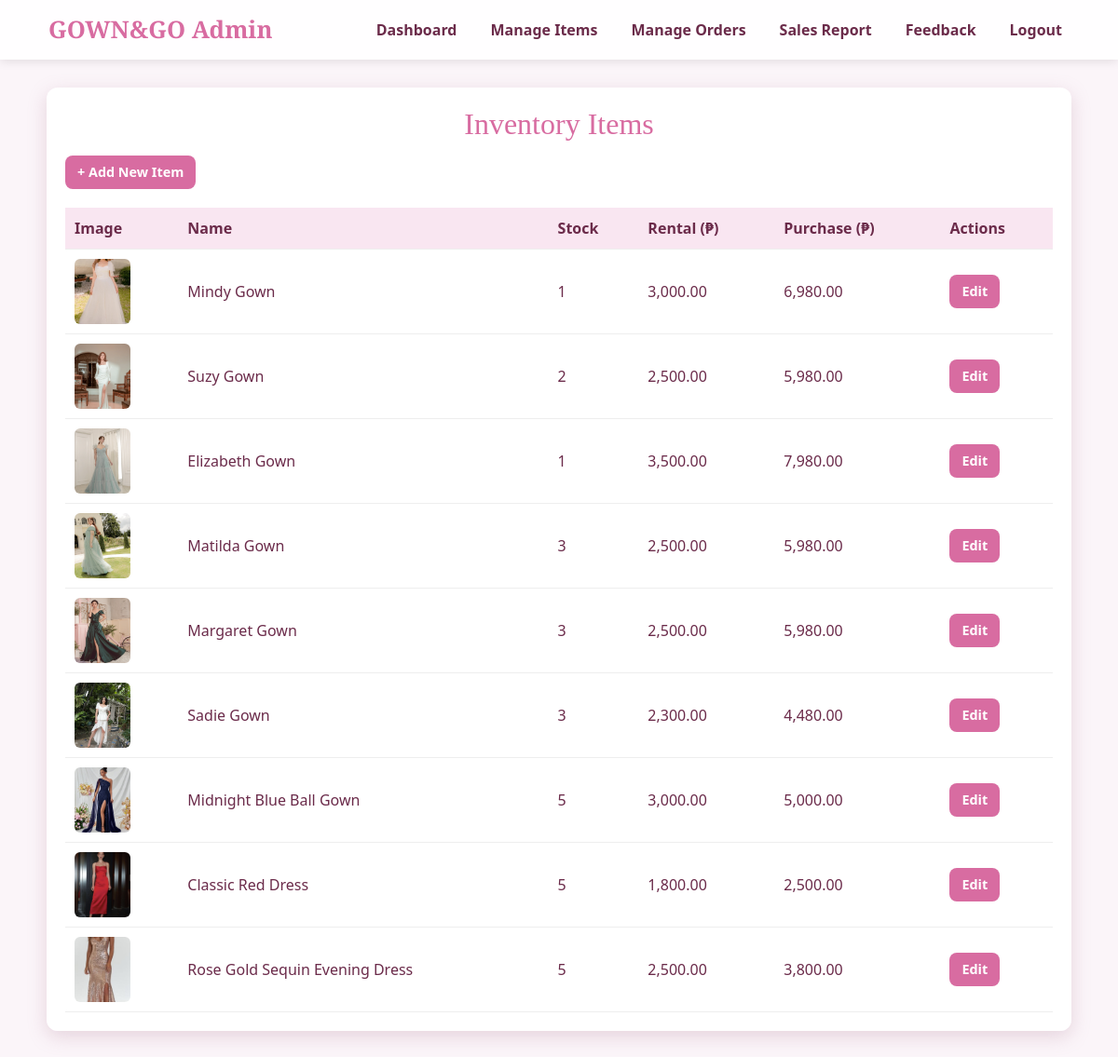
Screenshot of /gown_and_go/admin/items.php (signed in) with the database file from the repository.
### tables this page shows
CREATE TABLE `items` (
  `item_id` int(11) NOT NULL,
  `name` varchar(255) NOT NULL,
  `description` text DEFAULT NULL,
  `rental_price` decimal(10,2) NOT NULL,
  `purchase_price` decimal(10,2) NOT NULL,
  `status` enum('Available','Out of Stock','Rented') NOT NULL DEFAULT 'Available',
  `stock` int(11) NOT NULL DEFAULT 0,
  `image` varchar(255) DEFAULT NULL,
  `created_at` datetime DEFAULT current_timestamp()
);

### gown_and_go/admin/items.php (the view, shortened to what this page needs)
<?php
include '../config.php';
$items = [];
$res = $conn->query("SELECT * FROM items ORDER BY created_at DESC");
if ($res) {
    while ($row = $res->fetch_assoc()) {
        $items[] = $row;
    }
}
?>
<!DOCTYPE html>
<html lang="en">
<head>
  <link rel="stylesheet" href="https://cdn.jsdelivr.net/npm/bootstrap@5.3.8/dist/css/bootstrap.min.css">
  <link rel="stylesheet" href="inclusion/stylesheet.css">
</head>
<body>
  <?php include 'inclusion/nav.php'; ?>
  <main class="main-container">
    <h2>Inventory Items</h2>
    <a href="add_item.php" class="btn">+ Add New Item</a>
    <?php if (empty($items)): ?>
      <p>No items found.</p>
    <?php else: ?>
      <table>
        <thead>
          <tr>
            <th>Image</th>
            <th>Name</th>
            <th>Stock</th>
            <th>Rental (₱)</th>
            <th>Purchase (₱)</th>
            <th>Actions</th>
          </tr>
        </thead>
        <tbody>
          <?php foreach ($items as $it): ?>
            <tr>
              <td>
                <?php
                  $img = !empty($it['image'])
                      ? "../uploads/" . $it['image']
                      : "https://via.placeholder.com/60x70?text=No+Image";
                ?>
                <img class="thumb" src="<?php echo $img; ?>" alt="">
              </td>
              <td><?php echo htmlspecialchars($it['name']); ?></td>
              <td><?php echo (int)$it['stock']; ?></td>
              <td><?php echo number_format($it['rental_price'], 2); ?></td>
              <td><?php echo number_format($it['purchase_price'], 2); ?></td>
              <td>
                <a class="btn" href="edit_item.php?id=<?php echo $it['item_id']; ?>">Edit</a>
              </td>
            </tr>
          <?php endforeach; ?>
        </tbody>
      </table>
    <?php endif; ?>
  </main>
</body>
</html>

### gown_and_go/admin/inclusion/stylesheet.css (style rules this page uses)
* { box-sizing: border-box; }
body { margin: 0; font-family: 'Segoe UI', sans-serif; background: url('https://i.pinimg.com/1200x/63/01/8a/63018a11c5ad770ed2eec2d2587cea74.jpg') no-repeat center fixed; background-size: cover; color: #6b2b4a; }
body::before { content: ""; position: fixed; inset: 0; background: rgba(245,230,240,0.4); z-index: -1; }
.main-container { max-width: 1100px; margin: 30px auto 50px; padding: 20px; background: rgba(255,255,255,0.94); border-radius: 12px; box-shadow: 0 6px 20px rgba(183, 134, 154, 0.3); }
h2 { text-align: center; font-family: 'Playfair Display', serif; color: #d86ca1; margin-bottom: 15px; }
table { width: 100%; border-collapse: collapse; margin-top: 20px; }
th, td { padding: 10px; border-bottom: 1px solid #eee; text-align: left; }
th { background: #f9e6f1; }
.btn { display: inline-block; padding: 6px 12px; background: #d86ca1; color: #fff; border-radius: 8px; text-decoration: none; font-size: 0.9rem; font-weight: bold; }

### gown_and_go/admin/items.php (style rules this page uses)
img.thumb { width: 60px; height: 70px; object-fit: cover; border-radius: 6px; }

### rows the page displays
items: image (picture), name "Mindy Gown", stock "1", rental_price "3,000.00", purchase_price "6,980.00"
items: image (picture), name "Suzy Gown", stock "2", rental_price "2,500.00", purchase_price "5,980.00"
items: image (picture), name "Elizabeth Gown", stock "1", rental_price "3,500.00", purchase_price "7,980.00"
items: image (picture), name "Matilda Gown", stock "3", rental_price "2,500.00", purchase_price "5,980.00"
items: image (picture), name "Margaret Gown", stock "3", rental_price "2,500.00", purchase_price "5,980.00"
items: image (picture), name "Sadie Gown", stock "3", rental_price "2,300.00", purchase_price "4,480.00"
items: image (picture), name "Midnight Blue Ball Gown", stock "5", rental_price "3,000.00", purchase_price "5,000.00"
items: image (picture), name "Classic Red Dress", stock "5", rental_price "1,800.00", purchase_price "2,500.00"
items: image (picture), name "Rose Gold Sequin Evening Dress", stock "5", rental_price "2,500.00", purchase_price "3,800.00"
